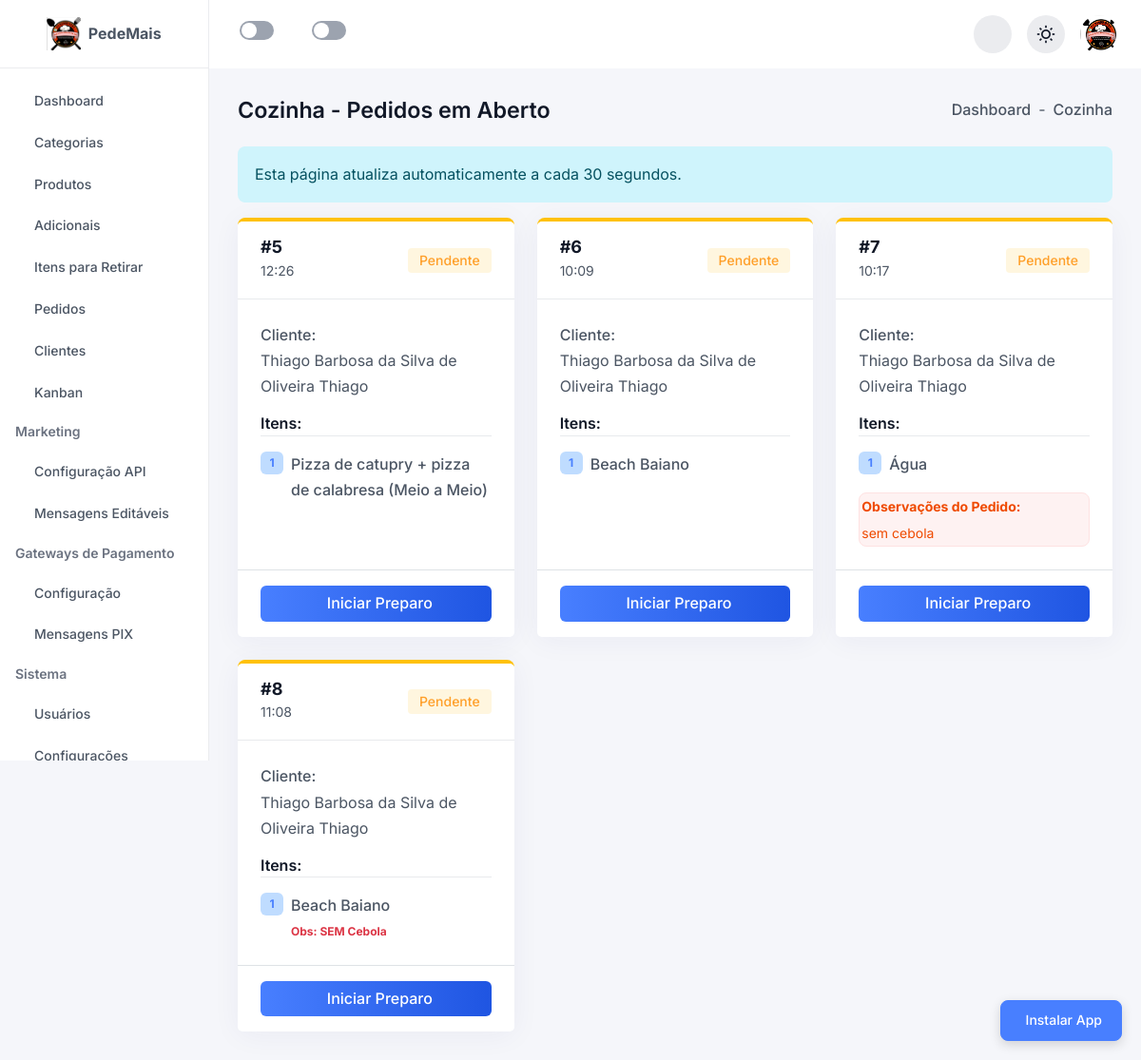
/admin/cozinha.php (signed in), run on an earlier commit of the app's database.
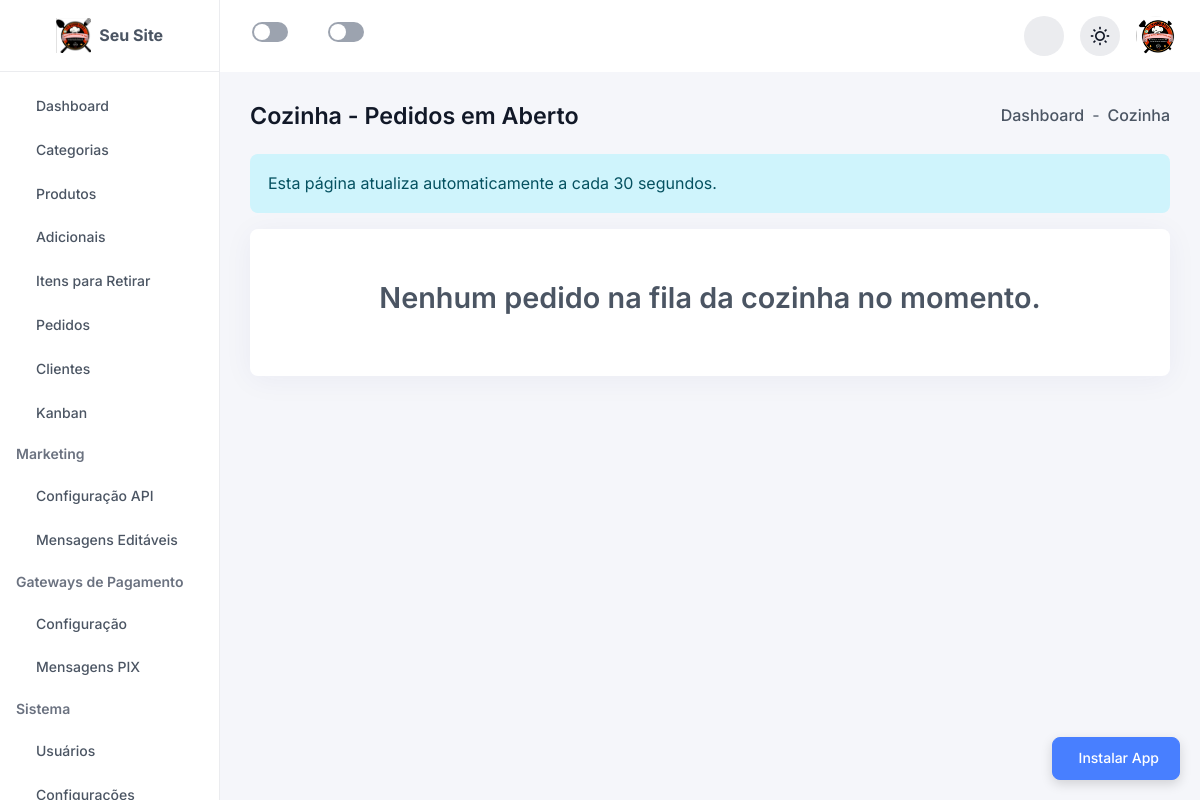
And on a later commit of the database.
### tables this page shows
CREATE TABLE `configuracoes` (
  `id` int(11) NOT NULL,
  `site_titulo` varchar(255) DEFAULT 'Cardápio Digital',
  `site_descricao` text DEFAULT NULL,
  `site_logo` varchar(255) DEFAULT NULL,
  `site_favicon` varchar(255) DEFAULT NULL,
  `site_capa` varchar(255) DEFAULT NULL,
  `endereco_cep` varchar(10) DEFAULT NULL,
  `endereco_rua` varchar(255) DEFAULT NULL,
  `endereco_numero` varchar(20) DEFAULT NULL,
  `endereco_complemento` varchar(255) DEFAULT NULL,
  `endereco_bairro` varchar(255) DEFAULT NULL,
  `endereco_cidade` varchar(255) DEFAULT NULL,
  `endereco_estado` varchar(2) DEFAULT NULL,
  `contato_whatsapp` varchar(20) DEFAULT NULL,
  `contato_email` varchar(255) DEFAULT NULL,
  `social_facebook` varchar(255) DEFAULT NULL,
  `social_instagram` varchar(255) DEFAULT NULL,
  `atualizado_em` timestamp NOT NULL DEFAULT current_timestamp() ON UPDATE current_timestamp(),
  `whatsapp_chave_pix` varchar(255) DEFAULT NULL COMMENT 'Chave PIX para pagamentos',
  `whatsapp_tempo_preparo_padrao` int(11) DEFAULT 30 COMMENT 'Tempo de preparo padrão em minutos',
  `whatsapp_tempo_entrega_padrao` int(11) DEFAULT 40 COMMENT 'Tempo de entrega padrão em minutos',
  `whatsapp_mensagem_pronto_retirada` text DEFAULT NULL COMMENT 'Mensagem quando pedido está pronto para retirada',
  `whatsapp_mensagem_pronto_delivery` text DEFAULT NULL COMMENT 'Mensagem quando pedido está pronto para delivery',
  `recaptcha_v2_site_key` varchar(255) DEFAULT NULL COMMENT 'Site Key do reCAPTCHA v2',
  `recaptcha_v2_secret_key` varchar(255) DEFAULT NULL COMMENT 'Secret Key do reCAPTCHA v2',
  `recaptcha_v3_site_key` varchar(255) DEFAULT NULL COMMENT 'Site Key do reCAPTCHA v3',
  `recaptcha_v3_secret_key` varchar(255) DEFAULT NULL COMMENT 'Secret Key do reCAPTCHA v3',
  `recaptcha_version` varchar(10) DEFAULT 'v2' COMMENT 'Versão do reCAPTCHA (v2 ou v3)',
  `recaptcha_ativo` tinyint(1) DEFAULT 0 COMMENT 'Ativar reCAPTCHA (1=sim, 0=não)',
  `recaptcha_paginas` text DEFAULT NULL COMMENT 'JSON com lista de páginas onde usar reCAPTCHA',
  `push_vapid_public_key` varchar(255) DEFAULT NULL COMMENT 'VAPID Public Key para Push Notifications',
  `push_vapid_private_key` text DEFAULT NULL COMMENT 'VAPID Private Key para Push Notifications',
  `push_notifications_ativo` tinyint(1) DEFAULT 1 COMMENT 'Ativar Push Notifications (1=sim, 0=não)',
  `nome_site` varchar(255) DEFAULT NULL,
  `descricao_site` text DEFAULT NULL,
  `logo` varchar(255) DEFAULT NULL,
  `favicon` varchar(255) DEFAULT NULL,
  `capa` varchar(255) DEFAULT NULL,
  `cep` varchar(20) DEFAULT NULL,
  `rua` varchar(255) DEFAULT NULL,
  `numero` varchar(50) DEFAULT NULL,
  `complemento` varchar(255) DEFAULT NULL,
  `bairro` varchar(100) DEFAULT NULL,
  `cidade` varchar(100) DEFAULT NULL,
  `estado` varchar(2) DEFAULT NULL,
  `whatsapp` varchar(20) DEFAULT NULL,
  `email_contato` varchar(255) DEFAULT NULL,
  `facebook` varchar(255) DEFAULT NULL,
  `instagram` varchar(255) DEFAULT NULL,
  `tema` varchar(50) DEFAULT 'roxo',
  `cor_principal` varchar(20) DEFAULT NULL,
  `cor_secundaria` varchar(20) DEFAULT NULL,
  `tema_layout` varchar(50) DEFAULT 'default',
  `impressao_automatica` tinyint(1) DEFAULT 0
);

CREATE TABLE `pedidos` (
  `id` int(11) NOT NULL,
  `cliente_id` int(11) DEFAULT NULL,
  `entregador_id` int(11) DEFAULT NULL,
  `codigo_pedido` varchar(20) NOT NULL,
  `token_avaliacao` varchar(64) DEFAULT NULL COMMENT 'Token único para link de avaliação',
  `cliente_nome` varchar(100) NOT NULL,
  `cliente_telefone` varchar(20) DEFAULT NULL,
  `cliente_endereco` text NOT NULL,
  `mesa_numero` varchar(20) DEFAULT NULL,
  `valor_total` decimal(10,2) NOT NULL,
  `valor_produtos` decimal(10,2) DEFAULT 0.00,
  `valor_entrega` decimal(10,2) DEFAULT 0.00,
  `tipo_entrega` varchar(20) DEFAULT 'balcao',
  `forma_pagamento_id` int(11) DEFAULT NULL,
  `qr_code_base64` longtext DEFAULT NULL COMMENT 'QR Code PIX em base64 (imagem)',
  `troco_para` decimal(10,2) DEFAULT NULL,
  `status` enum('pendente','confirmado','em_andamento','pronto','saiu_entrega','concluido','finalizado','cancelado') DEFAULT 'pendente',
  `lane_id` int(11) DEFAULT NULL,
  `posicao_kanban` int(11) DEFAULT 0,
  `pago` tinyint(1) DEFAULT 0,
  `entregue` tinyint(1) DEFAULT 0,
  `saiu_entrega` tinyint(1) DEFAULT 0,
  `em_preparo` tinyint(1) DEFAULT 0,
  `observacoes_kanban` text DEFAULT NULL,
  `atualizado_em` timestamp NULL DEFAULT current_timestamp() ON UPDATE current_timestamp(),
  `data_pedido` datetime NOT NULL DEFAULT current_timestamp(),
  `observacoes` text DEFAULT NULL,
  `comprovante_pagamento` varchar(255) DEFAULT NULL COMMENT 'Caminho do comprovante de pagamento',
  `comprovante_enviado_em` datetime DEFAULT NULL COMMENT 'Data de envio do comprovante',
  `comprovante_pix` text DEFAULT NULL COMMENT 'URL ou base64 do comprovante PIX',
  `comprovante_validado` tinyint(1) DEFAULT 0 COMMENT 'Se comprovante foi validado',
  `comprovante_validado_em` datetime DEFAULT NULL,
  `comprovante_validado_por` int(11) DEFAULT NULL,
  `pagamento_online` tinyint(1) DEFAULT 0 COMMENT 'Pagamento online via Mercado Pago',
  `arquivado` tinyint(1) DEFAULT 0,
  `data_conclusao` datetime DEFAULT NULL,
  `impresso` tinyint(1) DEFAULT 0,
  `data_impressao` datetime DEFAULT NULL
);

CREATE TABLE `pedido_itens` (
  `id` int(11) NOT NULL,
  `pedido_id` int(11) NOT NULL,
  `produto_id` int(11) NOT NULL,
  `produto_nome` varchar(255) DEFAULT NULL,
  `quantidade` int(11) NOT NULL,
  `preco_unitario` decimal(10,2) NOT NULL,
  `observacoes` text DEFAULT NULL
);

### admin/cozinha.php (the view, shortened to what the changed rows need)
<?php
include 'includes/header.php';
$stmt = $pdo->prepare("SELECT p.*, f.nome as forma_pagamento_nome
                       FROM pedidos p
                       LEFT JOIN formas_pagamento f ON p.forma_pagamento_id = f.id
                       WHERE p.status IN ('pendente', 'em_andamento')
                       ORDER BY p.data_pedido ASC");
$stmt->execute();
$pedidos = $stmt->fetchAll(PDO::FETCH_ASSOC);
function get_itens_pedido($pdo, $pedido_id) {
    $stmt = $pdo->prepare("SELECT * FROM pedido_itens WHERE pedido_id = ?");
    $stmt->execute([$pedido_id]);
    return $stmt->fetchAll(PDO::FETCH_ASSOC);
}
?>
<div class="dashboard-main-body">
    <div class="row gy-4">
        <?php if (empty($pedidos)): ?>
            <div class="col-12">
                <div class="card p-4 text-center">
                    <div class="py-5">
                        <h5 class="text-secondary-light">Nenhum pedido na fila da cozinha no momento.</h5>
                    </div>
                </div>
            </div>
        <?php else: ?>
            <?php foreach ($pedidos as $pedido):
                $itens = get_itens_pedido($pdo, $pedido['id']);
                $card_border = $pedido['status'] == 'pendente' ? 'border-warning' : 'border-info';
                $badge_class = $pedido['status'] == 'pendente' ? 'bg-warning-focus text-warning-main' : 'bg-info-focus text-info-main';
                $status_label = $pedido['status'] == 'pendente' ? 'Pendente' : 'Em Preparo';
            ?>
            <div class="col-xxl-3 col-xl-4 col-md-6">
                <div class="card h-100 radius-12 border-top border-4 <?php echo $card_border; ?>">
                    <div class="card-header border-bottom bg-base py-16 px-24 d-flex align-items-center justify-content-between">
                        <div>
                            <h6 class="text-lg fw-bold mb-0">#<?php echo $pedido['id']; ?></h6>
                            <span class="text-sm text-secondary-light"><?php echo date('H:i', strtotime($pedido['data_pedido'])); ?></span>
                        </div>
                        <span class="badge <?php echo $badge_class; ?> px-12 py-6 radius-4 text-sm fw-medium">
                            <?php echo $status_label; ?>
                        </span>
                    </div>
                    <div class="card-body p-24">
                        <div class="mb-3">
                            <span class="fw-medium text-heading">Cliente:</span>
                            <span class="text-secondary-light"><?php echo htmlspecialchars($pedido['cliente_nome']); ?></span>
                        </div>
                        <h6 class="text-md fw-semibold mb-3 border-bottom pb-2">Itens:</h6>
                        <ul class="list-unstyled mb-0 d-flex flex-column gap-3">
                            <?php foreach ($itens as $item):
                            ?>
                            <li class="d-flex align-items-start gap-2">
                                <span class="badge bg-primary-100 text-primary-600 radius-circle w-24-px h-24-px d-flex justify-content-center align-items-center flex-shrink-0">
                                    <?php echo $item['quantidade']; ?>
                                </span>
                                <div>
                                    <span class="fw-medium text-heading d-block"><?php echo htmlspecialchars($item['produto_nome']); ?></span>
                                    <?php if (!empty($item['observacoes'])): ?>
                                        <div class="text-xs text-danger mt-1 fw-bold">
                                            Obs: <?php echo htmlspecialchars($item['observacoes']); ?>
                                        </div>
                                    <?php endif; ?>
                                </div>
                            </li>
                            <?php endforeach; ?>
                        </ul>
                        <?php if (!empty($pedido['observacoes'])): ?>
                        <div class="mt-3 p-2 bg-danger-50 radius-8 border border-danger-100">
                            <span class="text-danger-main fw-bold text-sm d-block mb-1">Observações do Pedido:</span>
                            <p class="text-danger-main text-sm mb-0"><?php echo nl2br(htmlspecialchars($pedido['observacoes'])); ?></p>
                        </div>
                        <?php endif; ?>
                    </div>
                    <div class="card-footer bg-base py-16 px-24 border-top">
                        <form method="POST" class="d-grid gap-2">
                            <?php if ($pedido['status'] == 'pendente'): ?>
                                <button type="submit" name="status" value="em_andamento" class="btn btn-primary d-flex align-items-center justify-content-center gap-2">
                                    Iniciar Preparo
                                </button>
                            <?php endif; ?>
                        </form>
                    </div>
                </div>
            </div>
            <?php endforeach; ?>
        <?php endif; ?>
    </div>
</div>
<?php include 'includes/footer.php'; ?>

### admin/includes/header.php (shortened to what the changed rows need)
<?php
require_once __DIR__ . '/../../includes/functions.php';
require_once __DIR__ . '/auth.php';
$site_config = [];
try {
    $stmt = $pdo->query("SELECT * FROM configuracoes WHERE id = 1");
    $site_config = $stmt->fetch(PDO::FETCH_ASSOC) ?: [];
} catch (PDOException $e) {
}
$nome_site = $site_config['nome_site'] ?? 'PedeMais';
?>
<!DOCTYPE html>
<html lang="pt-BR" data-theme="light">
<head>
    <link rel="stylesheet" href="<?php echo SITE_URL; ?>/admin/assets/css/remixicon.css">
    <link rel="stylesheet" href="<?php echo SITE_URL; ?>/admin/assets/css/lib/bootstrap.min.css">
    <link rel="stylesheet" href="<?php echo SITE_URL; ?>/admin/assets/css/lib/dataTables.min.css">
    <link rel="stylesheet" href="<?php echo SITE_URL; ?>/admin/assets/css/style.css">
    <link rel="stylesheet" href="<?php echo SITE_URL; ?>/admin/assets/css/admin-custom.css">
    <link rel="stylesheet" href="<?php echo SITE_URL; ?>/admin/assets/css/mobile-fixes.css">
    <link rel="stylesheet" href="<?php echo SITE_URL; ?>/admin/assets/css/sino-vermelho.css">
    <link rel="stylesheet" href="<?php echo SITE_URL; ?>/admin/assets/css/realtime-updates.css">
    <link rel="stylesheet" href="https://cdnjs.cloudflare.com/ajax/libs/font-awesome/6.4.0/css/all.min.css">
</head>
<body data-nivel="admin">
<aside class="sidebar">
    <div>
        <a href="index.php" class="sidebar-logo d-flex align-items-center justify-content-center gap-2 p-3">
            <img src="<?php echo SITE_URL; ?>/uploads/config/logo.png" alt="<?php echo htmlspecialchars($nome_site); ?>" style="max-height: 35px; display: block;">
            <span class="fw-bold text-md"><?php echo htmlspecialchars($nome_site); ?></span>
        </a>
    </div>
    <div class="sidebar-menu-area">
        <?php
        $menu_items = get_menu_items();
        $current_page = basename($_SERVER['PHP_SELF']);
        ?>
        <ul class="sidebar-menu" id="sidebar-menu">
            <?php foreach ($menu_items as $section => $items): ?>
                <?php if ($section !== 'Principal' && $section !== 'Conta'): ?>
                    <li class="sidebar-menu-group-title"><?php echo htmlspecialchars($section); ?></li>
                <?php endif; ?>
                <?php foreach ($items as $item):
                    $is_active = ($current_page === $item['href']) ? 'active-page' : '';
                ?>
                    <li>
                        <a href="<?php echo $item['href']; ?>" class="<?php echo $is_active; ?>">
                            <span><?php echo htmlspecialchars($item['label']); ?></span>
                        </a>
                    </li>
                <?php endforeach; ?>
            <?php endforeach; ?>
        </ul>
    </div>
</aside>
<main class="dashboard-main">
    <div class="dashboard-main-body">

What changed in the data, as far as the page shows it:
removed pedidos: id "5", data_pedido "12:26", status "Pendente", cliente_nome "Thiago Barbosa da Silva de Oliveira Thiago", shows "Iniciar Preparo"
removed pedido_itens: quantidade "1", produto_nome "Pizza de catupry + pizza de calabresa (Meio a Meio)", shown under "5"
removed pedidos: id "6", data_pedido "10:09", status "Pendente", cliente_nome "Thiago Barbosa da Silva de Oliveira Thiago", shows "Iniciar Preparo"
removed pedido_itens: quantidade "1", produto_nome "Beach Baiano", shown under "6"
removed pedidos: id "7", data_pedido "10:17", status "Pendente", cliente_nome "Thiago Barbosa da Silva de Oliveira Thiago", observacoes "sem cebola", shows "Iniciar Preparo"
removed pedido_itens: quantidade "1", produto_nome "Água", shown under "7"
removed pedidos: id "8", data_pedido "11:08", status "Pendente", cliente_nome "Thiago Barbosa da Silva de Oliveira Thiago", shows "Iniciar Preparo"
removed pedido_itens: quantidade "1", produto_nome "Beach Baiano", observacoes "SEM Cebola", shown under "8"
changed configuracoes: nome_site "PedeMais" → "Seu Site"
Also different on the page:
text now shown: "Nenhum pedido na fila da cozinha no momento."
list line gone: "Configurações"
